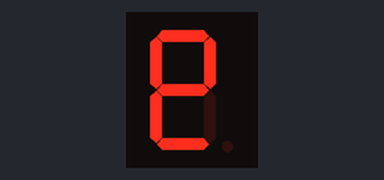
A sketch run on a simulated Arduino Uno, built with avr-gcc and run on an emulated ATmega328P. Parts: 1-digit seven-segment display. Wiring (inferred from the names in the program): 1-digit 7-segment display, segments lit when HIGH: segments pin 7, pin 8, pin 11, pin 10, pin 9, pin 6, pin 5. The segment pins are drawn as the display they are named for.

Above: at 0.1 s.
At 0.6 s:
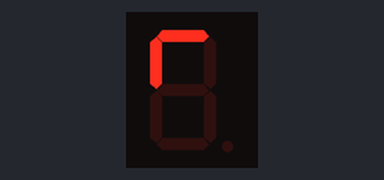
At 1.1 s:
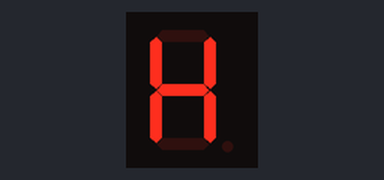
At 2.1 s:
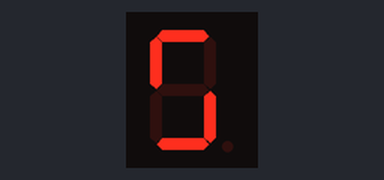
At 3.1 s:
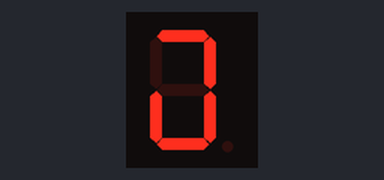
At 4.6 s:
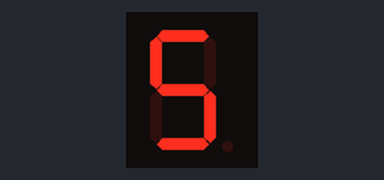

Measured:
- by itself, everything shown: repeats every 5.0 s, in 10 steps
- what the display in image 1 shows lasts 0.5 s, from 0.5 s to 1.0 s

The sketch:

7_Digitos.ino
```cpp
const int G= 5;              // pin 5 de l’Arduino
const int F= 6;              // pin 6 de l’Arduino
const int A= 7;              // pin 7 de l’Arduino
const int B= 8;              // pin 8 de l’Arduino
const int E= 9;              // pin 9 de l’Arduino
const int D= 10;             // pin 10 de l’Arduino
const int C= 11;             // pin 11 de l’Arduino
const int buttonPin = 2;     // pin 2 de l’Arduino

void setup()
{
  pinMode(G, OUTPUT);
  pinMode(F, OUTPUT);
  pinMode(A, OUTPUT);
  pinMode(B, OUTPUT);
  pinMode(E, OUTPUT);
  pinMode(D, OUTPUT);
  pinMode(C, OUTPUT);
}

void loop()
{
  //cero
  digitalWrite(G, HIGH);
   digitalWrite(F, HIGH);
    digitalWrite(A, HIGH);
    digitalWrite(B, HIGH);
    digitalWrite(E, HIGH);
    digitalWrite(D, HIGH);
    digitalWrite(C, LOW);
   delay(500);

  //uno
  digitalWrite(G, LOW);
   digitalWrite(F, HIGH);
    digitalWrite(A, HIGH);
    digitalWrite(B, LOW);
    digitalWrite(E, LOW);
    digitalWrite(D, LOW);
    digitalWrite(C, LOW);
   delay(500);


  //DOS
   digitalWrite(G, HIGH);
   digitalWrite(F, HIGH);
    digitalWrite(A, LOW);
    digitalWrite(B, HIGH);
    digitalWrite(E, HIGH);
    digitalWrite(D, LOW);
    digitalWrite(C, HIGH);
   delay(500);

//TRES
digitalWrite(G, HIGH);
   digitalWrite(F, HIGH);
    digitalWrite(A, HIGH);
    digitalWrite(B, HIGH);
    digitalWrite(E,LOW);
    digitalWrite(D, LOW);
    digitalWrite(C, HIGH);
   delay(500);

  //CUATRO
  digitalWrite(G, LOW);
   digitalWrite(F, HIGH);
    digitalWrite(A, HIGH);
    digitalWrite(B, LOW);
    digitalWrite(E,LOW);
    digitalWrite(D, HIGH);
    digitalWrite(C, HIGH);
   delay(500);

  //CINCO
  digitalWrite(G, HIGH);
   digitalWrite(F, LOW);
    digitalWrite(A, HIGH);
    digitalWrite(B, HIGH);
    digitalWrite(E,LOW);
    digitalWrite(D, HIGH);
    digitalWrite(C, HIGH);
   delay(500);

  //SEIS
  digitalWrite(G, LOW);
   digitalWrite(F, LOW);
    digitalWrite(A, HIGH);
    digitalWrite(B, HIGH);
    digitalWrite(E,HIGH);
    digitalWrite(D, HIGH);
    digitalWrite(C, HIGH);
   delay(500);

  //SIETE
   digitalWrite(G, HIGH);
   digitalWrite(F, HIGH);
    digitalWrite(A, HIGH);
    digitalWrite(B,LOW);
    digitalWrite(E,LOW);
    digitalWrite(D, LOW);
    digitalWrite(C, LOW);
   delay(500);
  // OCHO
   digitalWrite(G, HIGH);
   digitalWrite(F, HIGH);
    digitalWrite(A, HIGH);
    digitalWrite(B, HIGH);
    digitalWrite(E,HIGH);
    digitalWrite(D, HIGH);
    digitalWrite(C, HIGH);
   delay(500);
  // NUEVE
  digitalWrite(G, HIGH);
   digitalWrite(F, HIGH);
    digitalWrite(A, HIGH);
    digitalWrite(B, LOW);
    digitalWrite(E,LOW);
    digitalWrite(D, HIGH);
    digitalWrite(C, HIGH);
   delay(500);

}
```
